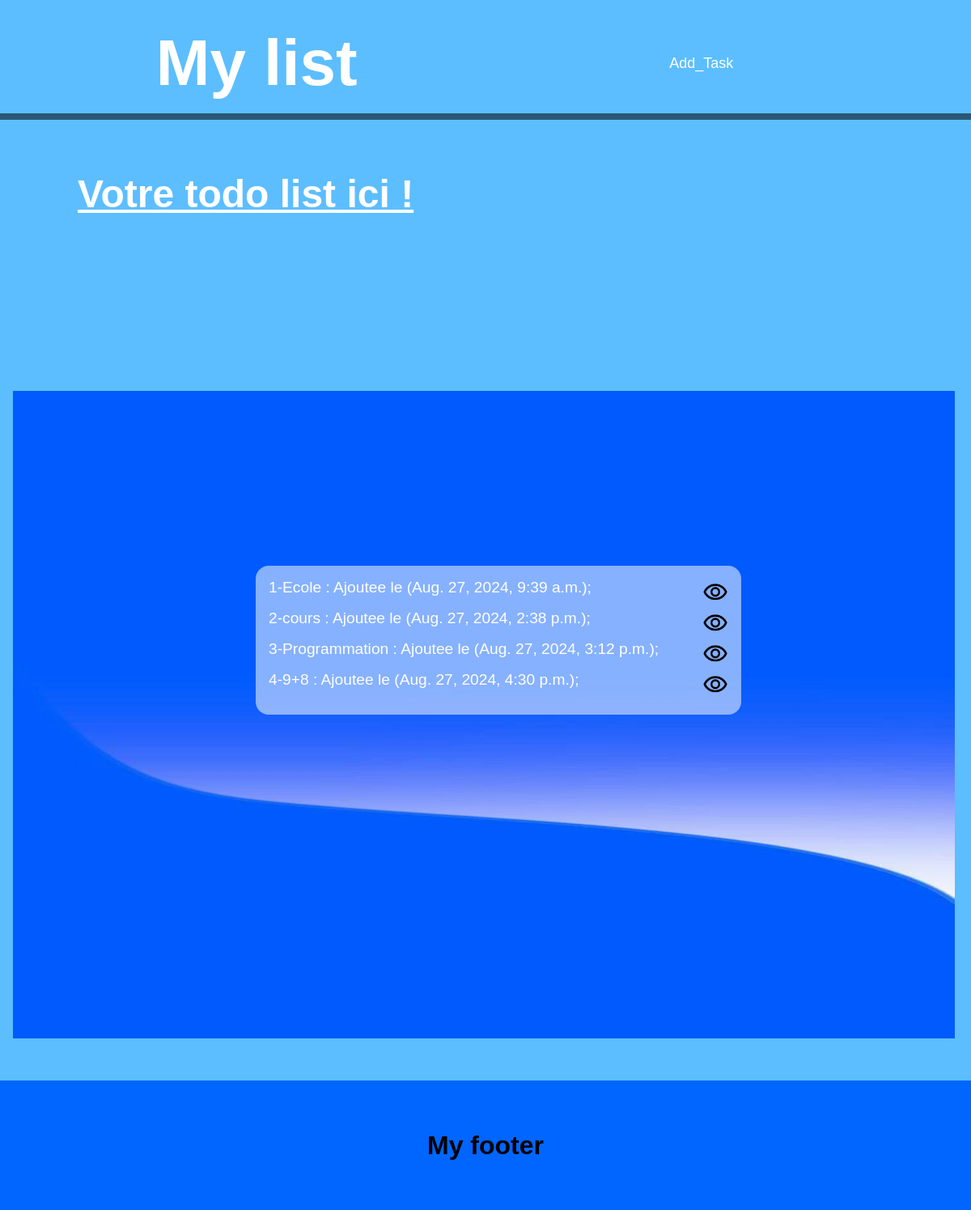
The page / on the database its author committed.
### list/models.py (models this page shows, shortened)
class Tache(models.Model):  # Change 'tache' à 'Tache'
    titre = models.CharField(max_length=200)
    detail = models.TextField()
    day = models.DateTimeField(auto_now_add=True)
    STATUS_CHOICES = [
        ('draft', 'Brouillon'),
        ('published', 'Publier')
    ]
    statut = models.CharField(max_length=10, choices=STATUS_CHOICES, default='draft')

### list/views.py (the view)
# urls.py: path('', views.home, name="home"),  # La page d'accueil
def home(request):
    taches=Tache.objects.all()
    return render(request, 'home.html', {'taches': taches})

### list/templates/home.html (shortened to what this page needs)
<!DOCTYPE html>
<html lang="en">
<head>
    {% load static %}
    <link rel="stylesheet" href="{% static 'css/home.css'%}">
</head>
<body>
    <header>
        <a href="/"><h1><strong>My list</strong></h1></a>
        <ul>
            <li><a href="/Add_Task/">Add_Task</a></li>
        </ul>
    </header>
    <main>
        <h1>Votre todo list ici !</h1>
        <ul>
            {% for tache in taches %}
                <div id="lis">
                    <li>{{ tache.id }}-{{ tache.titre }} : Ajoutee le ({{ tache.day }}); </li>
                    <a href="{% url 'detail' tache.id %}"><img src="{% static 'images/eye.png' %}" alt=""></a>
                </div>
            {% empty %}
                <li>Aucune tâche pour le moment</li>
            {% endfor %}
        </ul>
        <img src="{% static 'images/todo.jpeg' %}" alt="">
    </main>
    <footer>
        <h1>My footer</h1>
    </footer>
</body>
</html>

### list/static/css/home.css (style rules this page uses)
* { padding: 0; margin: 0; box-sizing: border-box; font-family: Arial, Helvetica, sans-serif; }
body { background-color: rgb(92, 190, 255); }
header { display: flex; justify-content: space-around; align-items: center; margin-top: 1rem; padding: 1rem 0rem; border-bottom: 0.5rem solid rgba(0, 0, 0, 0.534); margin-bottom: 3rem; }
header a { text-decoration: none; }
header a h1 { color: white; font-weight: bolder; font-size: 5rem; font-family: serif; }
header ul { display: flex; align-items: center; justify-content: space-between; width: 15vw; list-style: none; }
header ul li { margin-right: 1rem; }
header ul li a { text-decoration: none; color: white; font-size: large; transition: 1s; }
main { padding: 1rem 1rem; margin-bottom: 2rem; }
main h1 { color: white; text-decoration: underline; text-indent: 5rem; font-size: 3rem; margin-bottom: 2rem; }
main ul { position: relative; top: 50vh; left: 25vw; width: 50vw; height: auto; list-style: none; background-color: rgba(255, 255, 255, 0.527); border-radius: 1rem; padding: 1rem 1rem; z-index: 10; transition: 1s; }
main ul #lis { display: flex; justify-content: space-between; align-items: center; }
main ul #lis li { color: white; font-size: larger; margin-bottom: 1rem; }
main ul #lis a img { width: 2rem; height: 2rem; transition: 1s; }
main img { width: 97vw; height: 100vh; z-index: 0; }
footer { display: flex; justify-content: center; align-items: center; height: 10rem; background-color: rgb(0, 102, 255); }

### rows shown on the page
Tache: id "1", titre "Ecole", day "Aug. 27, 2024, 9:39 a.m."
Tache: id "2", titre "cours", day "Aug. 27, 2024, 2:38 p.m."
Tache: id "3", titre "Programmation", day "Aug. 27, 2024, 3:12 p.m."
Tache: id "4", titre "9+8", day "Aug. 27, 2024, 4:30 p.m."
